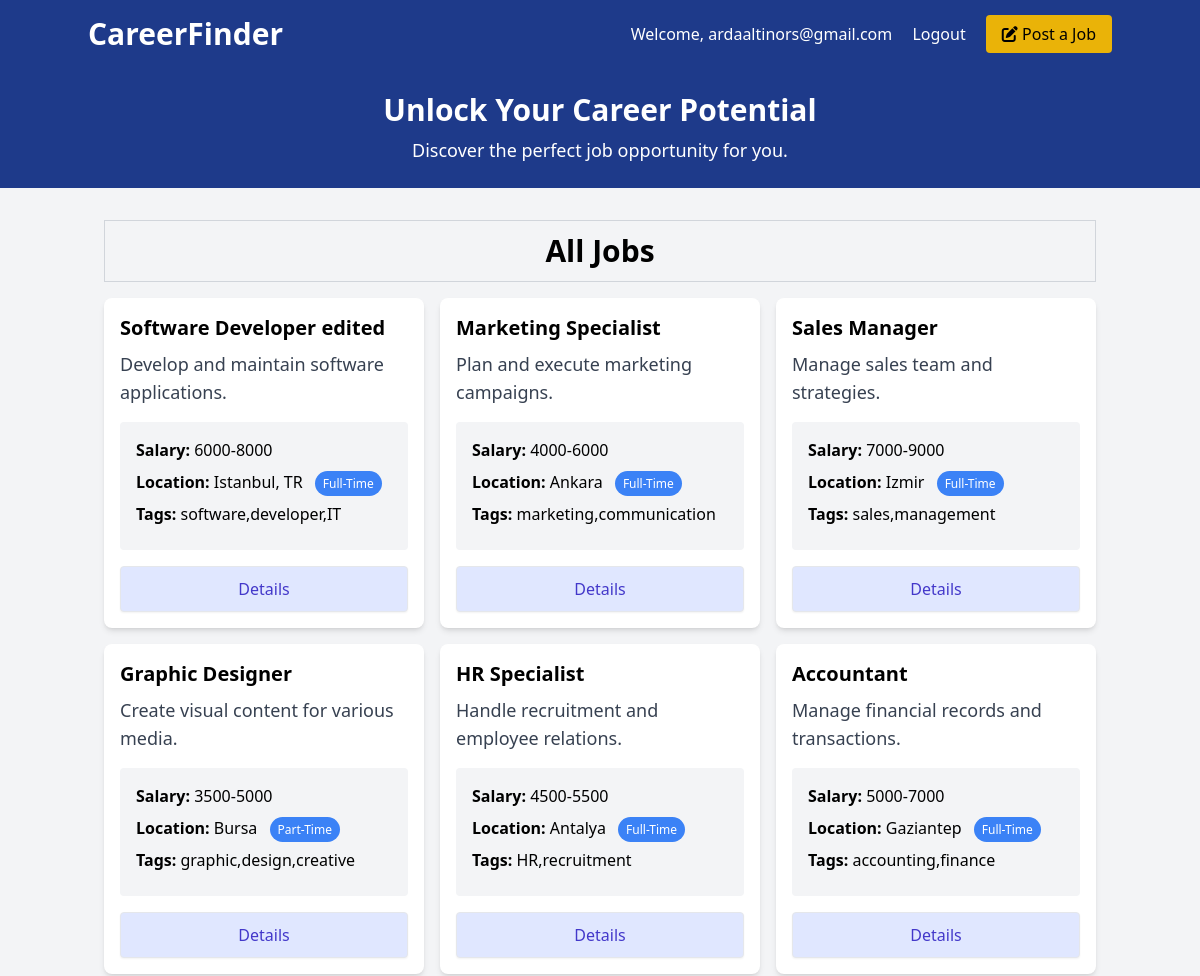
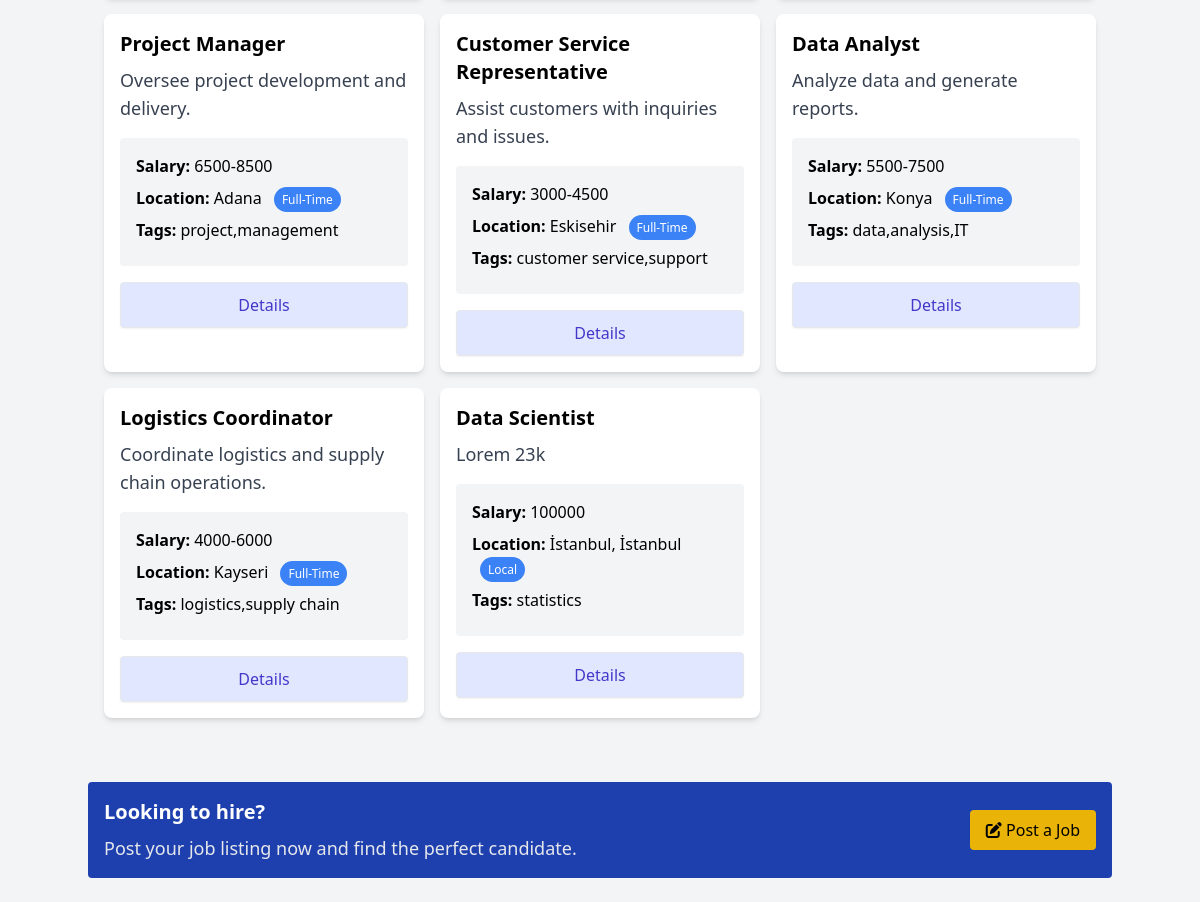
/listings.php (signed in), run on the app's committed database (2 pictures, top to bottom).
### tables this page shows
CREATE TABLE jobs (
        id INTEGER PRIMARY KEY AUTOINCREMENT,
        title TEXT NOT NULL,
        description TEXT NOT NULL,
        salary TEXT NOT NULL,
        location TEXT NOT NULL,
        type TEXT NOT NULL,
        tags TEXT NOT NULL,
        requirements TEXT NOT NULL,
        benefits TEXT NOT NULL,
        company TEXT NOT NULL,
        address TEXT NOT NULL,
        city TEXT NOT NULL,
        state TEXT NOT NULL,
        phone TEXT NOT NULL,
        email TEXT NOT NULL,
        creator_email TEXT NOT NULL,
        created_at TEXT DEFAULT CURRENT_TIMESTAMP
    );

### listings.php (the view)
<?php include 'templates/header.php'; ?>
<section class="bg-blue-900 text-white py-6 text-center">
    <div class="container mx-auto">
        <h2 class="text-3xl font-semibold">Unlock Your Career Potential</h2>
        <p class="text-lg mt-2">Discover the perfect job opportunity for you.</p>
    </div>
</section>
<section>
    <div class="container mx-auto p-4 mt-4">
        <div class="text-center text-3xl mb-4 font-bold border border-gray-300 p-3">All Jobs</div>
        <div class="grid grid-cols-1 md:grid-cols-3 gap-4 mb-6">
            <?php
            include 'config.php';
            $stmt = $pdo->query("SELECT * FROM jobs ORDER BY created_at DESC");
            while ($job = $stmt->fetch()) {
                echo '<div class="rounded-lg shadow-md bg-white">
                        <div class="p-4">
                            <h2 class="text-xl font-semibold">' . htmlspecialchars($job["title"]) . '</h2>
                            <p class="text-gray-700 text-lg mt-2">' . htmlspecialchars($job["description"]) . '</p>
                            <ul class="my-4 bg-gray-100 p-4 rounded">
                                <li class="mb-2"><strong>Salary:</strong> ' . htmlspecialchars($job["salary"]) . '</li>
                                <li class="mb-2"><strong>Location:</strong> ' . htmlspecialchars($job["location"]) . '
                                    <span class="text-xs bg-blue-500 text-white rounded-full px-2 py-1 ml-2">' . htmlspecialchars($job["type"]) . '</span>
                                </li>
                                <li class="mb-2"><strong>Tags:</strong> ' . htmlspecialchars($job["tags"]) . '</li>
                            </ul>
                            <a href="details.php?id=' . $job["id"] . '" class="block w-full text-center px-5 py-2.5 shadow-sm rounded border text-base font-medium text-indigo-700 bg-indigo-100 hover:bg-indigo-200">Details</a>
                        </div>
                    </div>';
            }
            ?>
        </div>
    </div>
</section>
<?php include 'templates/footer.php'; ?>

### css/style.css (style rules this page uses)
html { line-height: 1.5; -webkit-text-size-adjust: 100%; -moz-tab-size: 4; -o-tab-size: 4; tab-size: 4; font-family: ui-sans-serif, system-ui, -apple-system, BlinkMacSystemFont, "Segoe UI", Roboto, "Helvetica Neue", Arial, "Noto Sans", sans-serif, "Apple Color Emoji", "Segoe UI Emoji", "Segoe UI Symbol", "Noto Color Emoji"; font-feature-settings: normal; font-variation-settings: normal; }
body { margin: 0; line-height: inherit; }
h1, h2, h3, h4, h5, h6 { font-size: inherit; font-weight: inherit; }
a { color: inherit; text-decoration: inherit; }
b, strong { font-weight: bolder; }
blockquote, dl, dd, h1, h2, h3, h4, h5, h6, hr, figure, p, pre { margin: 0; }
ol, ul, menu { list-style: none; margin: 0; padding: 0; }
.container { width: 100%; }
@media (min-width: 640px) { .container { max-width: 640px; } }
@media (min-width: 768px) { .container { max-width: 768px; } }
@media (min-width: 1024px) { .container { max-width: 1024px; } }
.mx-auto { margin-left: auto; margin-right: auto; }
.my-4 { margin-top: 1rem; margin-bottom: 1rem; }
.mb-2 { margin-bottom: 0.5rem; }
.mb-4 { margin-bottom: 1rem; }
.mb-6 { margin-bottom: 1.5rem; }
.ml-2 { margin-left: 0.5rem; }
.mt-2 { margin-top: 0.5rem; }
.mt-4 { margin-top: 1rem; }
.block { display: block; }
.grid { display: grid; }
.w-full { width: 100%; }
.grid-cols-1 { grid-template-columns: repeat(1, minmax(0, 1fr)); }
.gap-4 { gap: 1rem; }
.rounded { border-radius: 0.25rem; }
.rounded-full { border-radius: 9999px; }
.rounded-lg { border-radius: 0.5rem; }
.border { border-width: 1px; }
.border-gray-300 { --tw-border-opacity: 1; border-color: rgb(209 213 219 / var(--tw-border-opacity)); }
.bg-blue-500 { --tw-bg-opacity: 1; background-color: rgb(59 130 246 / var(--tw-bg-opacity)); }
.bg-blue-900 { --tw-bg-opacity: 1; background-color: rgb(30 58 138 / var(--tw-bg-opacity)); }
.bg-gray-100 { --tw-bg-opacity: 1; background-color: rgb(243 244 246 / var(--tw-bg-opacity)); }
.bg-indigo-100 { --tw-bg-opacity: 1; background-color: rgb(224 231 255 / var(--tw-bg-opacity)); }
.bg-white { --tw-bg-opacity: 1; background-color: rgb(255 255 255 / var(--tw-bg-opacity)); }
.p-3 { padding: 0.75rem; }
.p-4 { padding: 1rem; }
.px-2 { padding-left: 0.5rem; padding-right: 0.5rem; }
.px-5 { padding-left: 1.25rem; padding-right: 1.25rem; }
.py-1 { padding-top: 0.25rem; padding-bottom: 0.25rem; }
.py-2\.5 { padding-top: 0.625rem; padding-bottom: 0.625rem; }
.py-6 { padding-top: 1.5rem; padding-bottom: 1.5rem; }
.text-center { text-align: center; }
.text-3xl { font-size: 1.875rem; line-height: 2.25rem; }
.text-base { font-size: 1rem; line-height: 1.5rem; }
.text-lg { font-size: 1.125rem; line-height: 1.75rem; }
.text-xl { font-size: 1.25rem; line-height: 1.75rem; }
.text-xs { font-size: 0.75rem; line-height: 1rem; }
.font-bold { font-weight: 700; }
.font-medium { font-weight: 500; }
.font-semibold { font-weight: 600; }
.text-gray-700 { --tw-text-opacity: 1; color: rgb(55 65 81 / var(--tw-text-opacity)); }
.text-indigo-700 { --tw-text-opacity: 1; color: rgb(67 56 202 / var(--tw-text-opacity)); }
.text-white { --tw-text-opacity: 1; color: rgb(255 255 255 / var(--tw-text-opacity)); }
.shadow-md { --tw-shadow: 0 4px 6px -1px rgb(0 0 0 / 0.1), 0 2px 4px -2px rgb(0 0 0 / 0.1); --tw-shadow-colored: 0 4px 6px -1px var(--tw-shadow-color), 0 2px 4px -2px var(--tw-shadow-color); box-shadow: var(--tw-ring-offset-shadow, 0 0 #0000), var(--tw-ring-shadow, 0 0 #0000), var(--tw-shadow); }
.shadow-sm { --tw-shadow: 0 1px 2px 0 rgb(0 0 0 / 0.05); --tw-shadow-colored: 0 1px 2px 0 var(--tw-shadow-color); box-shadow: var(--tw-ring-offset-shadow, 0 0 #0000), var(--tw-ring-shadow, 0 0 #0000), var(--tw-shadow); }
@media (min-width: 768px) { .md\:grid-cols-3 { grid-template-columns: repeat(3, minmax(0, 1fr)); } }

### data on the page
jobs: title "Software Developer edited", description "Develop and maintain software applications.", salary "6000-8000", location "Istanbul, TR", type "Full-Time", tags "software,developer,IT"
jobs: title "Marketing Specialist", description "Plan and execute marketing campaigns.", salary "4000-6000", location "Ankara", type "Full-Time", tags "marketing,communication"
jobs: title "Sales Manager", description "Manage sales team and strategies.", salary "7000-9000", location "Izmir", type "Full-Time", tags "sales,management"
jobs: title "Graphic Designer", description "Create visual content for various media.", salary "3500-5000", location "Bursa", type "Part-Time", tags "graphic,design,creative"
jobs: title "HR Specialist", description "Handle recruitment and employee relations.", salary "4500-5500", location "Antalya", type "Full-Time", tags "HR,recruitment"
jobs: title "Accountant", description "Manage financial records and transactions.", salary "5000-7000", location "Gaziantep", type "Full-Time", tags "accounting,finance"
jobs: title "Project Manager", description "Oversee project development and delivery.", salary "6500-8500", location "Adana", type "Full-Time", tags "project,management"
jobs: title "Customer Service Representative", description "Assist customers with inquiries and issues.", salary "3000-4500", location "Eskisehir", type "Full-Time", tags "customer service,support"
jobs: title "Data Analyst", description "Analyze data and generate reports.", salary "5500-7500", location "Konya", type "Full-Time", tags "data,analysis,IT"
jobs: title "Logistics Coordinator", description "Coordinate logistics and supply chain operations.", salary "4000-6000", location "Kayseri", type "Full-Time", tags "logistics,supply chain"
jobs: title "Data Scientist", description "Lorem 23k", salary "100000", location "İstanbul, İstanbul", type "Local", tags "statistics"

### other printed values
$_SESSION['user'] "ardaaltinors@gmail.com"
